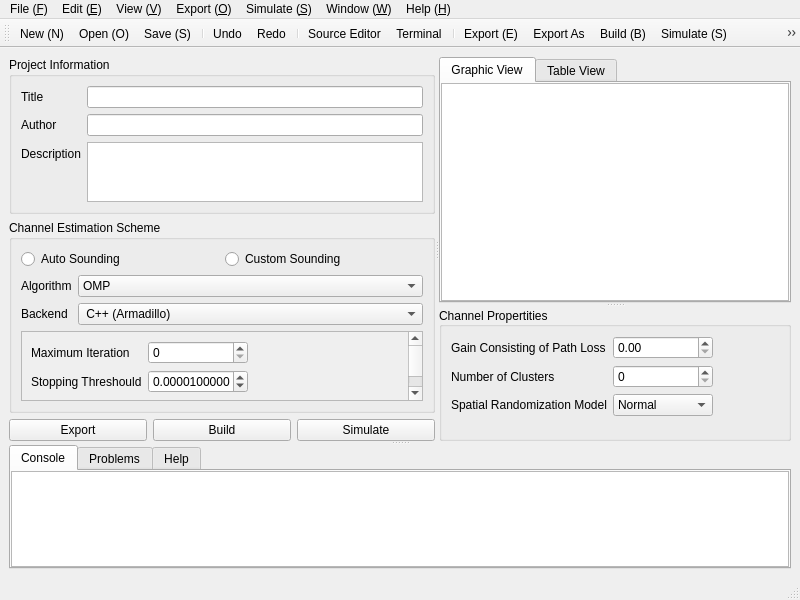
<?xml version="1.0" encoding="UTF-8"?>
<ui version="4.0">
 <class>MainWindow</class>
 <widget class="QMainWindow" name="MainWindow">
  <property name="geometry">
   <rect>
    <x>0</x>
    <y>0</y>
    <width>800</width>
    <height>600</height>
   </rect>
  </property>
  <property name="windowTitle">
   <string>mmCEsim</string>
  </property>
  <widget class="QWidget" name="centralwidget">
   <layout class="QGridLayout" name="gridLayout">
    <item row="0" column="0">
     <widget class="QSplitter" name="splitter">
      <property name="orientation">
       <enum>Qt::Vertical</enum>
      </property>
      <widget class="QSplitter" name="upper_splitter">
       <property name="orientation">
        <enum>Qt::Horizontal</enum>
       </property>
       <widget class="QWidget" name="formLayoutWidget">
        <layout class="QGridLayout" name="gridLayout_3">
         <item row="0" column="0" colspan="3">
          <widget class="QGroupBox" name="groupBox_2">
           <property name="maximumSize">
            <size>
             <width>16777215</width>
             <height>200</height>
            </size>
           </property>
           <property name="title">
            <string>Project Information</string>
           </property>
           <layout class="QFormLayout" name="formLayout">
            <item row="0" column="0">
             <widget class="QLabel" name="label_4">
              <property name="text">
               <string>Title</string>
              </property>
             </widget>
            </item>
            <item row="0" column="1">
             <widget class="QLineEdit" name="lineEdit">
              <property name="sizePolicy">
               <sizepolicy hsizetype="Expanding" vsizetype="Fixed">
                <horstretch>0</horstretch>
                <verstretch>0</verstretch>
               </sizepolicy>
              </property>
             </widget>
            </item>
            <item row="1" column="0">
             <widget class="QLabel" name="label_5">
              <property name="text">
               <string>Author</string>
              </property>
             </widget>
            </item>
            <item row="1" column="1">
             <widget class="QLineEdit" name="lineEdit_2">
              <property name="sizePolicy">
               <sizepolicy hsizetype="Expanding" vsizetype="Fixed">
                <horstretch>0</horstretch>
                <verstretch>0</verstretch>
               </sizepolicy>
              </property>
             </widget>
            </item>
            <item row="2" column="0">
             <widget class="QLabel" name="label_6">
              <property name="text">
               <string>Description</string>
              </property>
             </widget>
            </item>
            <item row="2" column="1">
             <widget class="QPlainTextEdit" name="plainTextEdit">
              <property name="sizePolicy">
               <sizepolicy hsizetype="Expanding" vsizetype="Expanding">
                <horstretch>0</horstretch>
                <verstretch>0</verstretch>
               </sizepolicy>
              </property>
              <property name="maximumSize">
               <size>
                <width>16777215</width>
                <height>60</height>
               </size>
              </property>
             </widget>
            </item>
           </layout>
          </widget>
         </item>
         <item row="1" column="0" colspan="3">
          <widget class="QGroupBox" name="groupBox_3">
           <property name="title">
            <string>Channel Estimation Scheme</string>
           </property>
           <layout class="QGridLayout" name="gridLayout_5">
            <item row="2" column="0" colspan="2">
             <widget class="QScrollArea" name="scrollArea">
              <property name="sizePolicy">
               <sizepolicy hsizetype="Preferred" vsizetype="Preferred">
                <horstretch>0</horstretch>
                <verstretch>0</verstretch>
               </sizepolicy>
              </property>
              <property name="widgetResizable">
               <bool>true</bool>
              </property>
              <widget class="QWidget" name="scrollAreaWidgetContents">
               <property name="geometry">
                <rect>
                 <x>0</x>
                 <y>0</y>
                 <width>270</width>
                 <height>102</height>
                </rect>
               </property>
               <layout class="QFormLayout" name="formLayout_4">
                <item row="0" column="0">
                 <widget class="QLabel" name="label_8">
                  <property name="text">
                   <string>Maximum Iteration</string>
                  </property>
                 </widget>
                </item>
                <item row="0" column="1">
                 <widget class="QSpinBox" name="spinBox">
                  <property name="minimumSize">
                   <size>
                    <width>100</width>
                    <height>0</height>
                   </size>
                  </property>
                  <property name="maximumSize">
                   <size>
                    <width>100</width>
                    <height>16777215</height>
                   </size>
                  </property>
                 </widget>
                </item>
                <item row="2" column="0">
                 <widget class="QLabel" name="label_9">
                  <property name="text">
                   <string>TextLabel</string>
                  </property>
                 </widget>
                </item>
                <item row="1" column="0">
                 <widget class="QLabel" name="label_10">
                  <property name="text">
                   <string>Stopping Threshould</string>
                  </property>
                 </widget>
                </item>
                <item row="1" column="1">
                 <widget class="QDoubleSpinBox" name="doubleSpinBox_2">
                  <property name="minimumSize">
                   <size>
                    <width>100</width>
                    <height>0</height>
                   </size>
                  </property>
                  <property name="maximumSize">
                   <size>
                    <width>100</width>
                    <height>16777215</height>
                   </size>
                  </property>
                  <property name="decimals">
                   <number>10</number>
                  </property>
                  <property name="value">
                   <double>0.000010000000000</double>
                  </property>
                 </widget>
                </item>
               </layout>
              </widget>
             </widget>
            </item>
            <item row="0" column="1">
             <widget class="QRadioButton" name="radioButton_2">
              <property name="text">
               <string>Custom Sounding</string>
              </property>
             </widget>
            </item>
            <item row="1" column="0" colspan="2">
             <layout class="QFormLayout" name="formLayout_3">
              <item row="0" column="0">
               <widget class="QLabel" name="label_7">
                <property name="text">
                 <string>Algorithm</string>
                </property>
               </widget>
              </item>
              <item row="0" column="1">
               <widget class="QComboBox" name="comboBox_2">
                <item>
                 <property name="text">
                  <string>OMP</string>
                 </property>
                </item>
                <item>
                 <property name="text">
                  <string>SBL</string>
                 </property>
                </item>
                <item>
                 <property name="text">
                  <string>OMPL-SBL</string>
                 </property>
                </item>
               </widget>
              </item>
              <item row="1" column="0">
               <widget class="QLabel" name="label_11">
                <property name="text">
                 <string>Backend</string>
                </property>
               </widget>
              </item>
              <item row="1" column="1">
               <widget class="QComboBox" name="comboBox_3">
                <item>
                 <property name="text">
                  <string> C++ (Armadillo)</string>
                 </property>
                </item>
                <item>
                 <property name="text">
                  <string>Python (NumPy)</string>
                 </property>
                </item>
                <item>
                 <property name="text">
                  <string>MATLAB</string>
                 </property>
                </item>
                <item>
                 <property name="text">
                  <string>Octave</string>
                 </property>
                </item>
               </widget>
              </item>
             </layout>
            </item>
            <item row="0" column="0">
             <widget class="QRadioButton" name="radioButton">
              <property name="text">
               <string>Auto Sounding</string>
              </property>
             </widget>
            </item>
           </layout>
          </widget>
         </item>
         <item row="2" column="2">
          <widget class="QPushButton" name="pushButton_2">
           <property name="maximumSize">
            <size>
             <width>200</width>
             <height>16777215</height>
            </size>
           </property>
           <property name="text">
            <string>Simulate</string>
           </property>
           <property name="icon">
            <iconset resource="resources/icon.qrc">
             <normaloff>:/fig/icon/Simulate.svg</normaloff>:/fig/icon/Simulate.svg</iconset>
           </property>
          </widget>
         </item>
         <item row="2" column="0">
          <widget class="QPushButton" name="pushButton">
           <property name="maximumSize">
            <size>
             <width>200</width>
             <height>16777215</height>
            </size>
           </property>
           <property name="text">
            <string>Export</string>
           </property>
           <property name="icon">
            <iconset resource="resources/icon.qrc">
             <normaloff>:/fig/icon/ExportScript.svg</normaloff>:/fig/icon/ExportScript.svg</iconset>
           </property>
          </widget>
         </item>
         <item row="2" column="1">
          <widget class="QPushButton" name="pushButton_3">
           <property name="maximumSize">
            <size>
             <width>200</width>
             <height>16777215</height>
            </size>
           </property>
           <property name="text">
            <string>Build</string>
           </property>
           <property name="icon">
            <iconset resource="resources/icon.qrc">
             <normaloff>:/fig/icon/BuildSolution.svg</normaloff>:/fig/icon/BuildSolution.svg</iconset>
           </property>
          </widget>
         </item>
        </layout>
       </widget>
       <widget class="QSplitter" name="right_splitter">
        <property name="orientation">
         <enum>Qt::Vertical</enum>
        </property>
        <widget class="QTabWidget" name="tabWidget_2">
         <property name="sizePolicy">
          <sizepolicy hsizetype="MinimumExpanding" vsizetype="MinimumExpanding">
           <horstretch>0</horstretch>
           <verstretch>0</verstretch>
          </sizepolicy>
         </property>
         <property name="currentIndex">
          <number>0</number>
         </property>
         <widget class="QWidget" name="tab_3">
          <attribute name="title">
           <string>Graphic View</string>
          </attribute>
          <layout class="QGridLayout" name="gridLayout_2">
           <property name="leftMargin">
            <number>0</number>
           </property>
           <property name="topMargin">
            <number>0</number>
           </property>
           <property name="rightMargin">
            <number>0</number>
           </property>
           <property name="bottomMargin">
            <number>0</number>
           </property>
           <item row="0" column="0">
            <widget class="QGraphicsView" name="graphicsView">
             <property name="sizePolicy">
              <sizepolicy hsizetype="Preferred" vsizetype="Preferred">
               <horstretch>0</horstretch>
               <verstretch>0</verstretch>
              </sizepolicy>
             </property>
            </widget>
           </item>
          </layout>
         </widget>
         <widget class="QWidget" name="tab_4">
          <attribute name="title">
           <string>Table View</string>
          </attribute>
          <layout class="QGridLayout" name="gridLayout_4">
           <property name="leftMargin">
            <number>0</number>
           </property>
           <property name="topMargin">
            <number>0</number>
           </property>
           <property name="rightMargin">
            <number>0</number>
           </property>
           <property name="bottomMargin">
            <number>0</number>
           </property>
           <item row="0" column="0">
            <widget class="QTableWidget" name="tableWidget"/>
           </item>
          </layout>
         </widget>
        </widget>
        <widget class="QGroupBox" name="groupBox">
         <property name="sizePolicy">
          <sizepolicy hsizetype="Preferred" vsizetype="Preferred">
           <horstretch>0</horstretch>
           <verstretch>0</verstretch>
          </sizepolicy>
         </property>
         <property name="minimumSize">
          <size>
           <width>0</width>
           <height>120</height>
          </size>
         </property>
         <property name="title">
          <string>Channel Propertities</string>
         </property>
         <property name="alignment">
          <set>Qt::AlignLeading|Qt::AlignLeft|Qt::AlignVCenter</set>
         </property>
         <layout class="QFormLayout" name="formLayout_2">
          <item row="0" column="0">
           <widget class="QLabel" name="label">
            <property name="text">
             <string>Gain Consisting of Path Loss</string>
            </property>
           </widget>
          </item>
          <item row="0" column="1">
           <widget class="QDoubleSpinBox" name="doubleSpinBox">
            <property name="minimumSize">
             <size>
              <width>100</width>
              <height>0</height>
             </size>
            </property>
            <property name="maximumSize">
             <size>
              <width>100</width>
              <height>16777215</height>
             </size>
            </property>
           </widget>
          </item>
          <item row="1" column="0">
           <widget class="QLabel" name="label_2">
            <property name="text">
             <string>Number of Clusters</string>
            </property>
           </widget>
          </item>
          <item row="1" column="1">
           <widget class="QSpinBox" name="spinBox_2">
            <property name="minimumSize">
             <size>
              <width>100</width>
              <height>0</height>
             </size>
            </property>
            <property name="maximumSize">
             <size>
              <width>100</width>
              <height>16777215</height>
             </size>
            </property>
           </widget>
          </item>
          <item row="2" column="0">
           <widget class="QLabel" name="label_3">
            <property name="text">
             <string>Spatial Randomization Model</string>
            </property>
           </widget>
          </item>
          <item row="2" column="1">
           <widget class="QComboBox" name="comboBox">
            <property name="maximumSize">
             <size>
              <width>100</width>
              <height>16777215</height>
             </size>
            </property>
            <item>
             <property name="text">
              <string>Normal</string>
             </property>
            </item>
            <item>
             <property name="text">
              <string>Uniform</string>
             </property>
            </item>
           </widget>
          </item>
         </layout>
        </widget>
       </widget>
      </widget>
      <widget class="QWidget" name="verticalLayoutWidget">
       <layout class="QVBoxLayout" name="lower_layout">
        <item>
         <widget class="QTabWidget" name="tabWidget">
          <property name="currentIndex">
           <number>0</number>
          </property>
          <widget class="QWidget" name="tab_console">
           <attribute name="title">
            <string>Console</string>
           </attribute>
           <layout class="QHBoxLayout" name="horizontalLayout">
            <property name="leftMargin">
             <number>0</number>
            </property>
            <property name="topMargin">
             <number>0</number>
            </property>
            <property name="rightMargin">
             <number>0</number>
            </property>
            <property name="bottomMargin">
             <number>0</number>
            </property>
            <item>
             <widget class="QTextEdit" name="textEdit"/>
            </item>
           </layout>
          </widget>
          <widget class="QWidget" name="tab_problems">
           <attribute name="title">
            <string>Problems</string>
           </attribute>
           <layout class="QHBoxLayout" name="horizontalLayout_2">
            <property name="leftMargin">
             <number>0</number>
            </property>
            <property name="topMargin">
             <number>0</number>
            </property>
            <property name="rightMargin">
             <number>0</number>
            </property>
            <property name="bottomMargin">
             <number>0</number>
            </property>
            <item>
             <widget class="QTableView" name="tableView"/>
            </item>
           </layout>
          </widget>
          <widget class="QWidget" name="tab_help">
           <attribute name="title">
            <string>Help</string>
           </attribute>
          </widget>
         </widget>
        </item>
       </layout>
      </widget>
     </widget>
    </item>
   </layout>
  </widget>
  <widget class="QMenuBar" name="menubar">
   <property name="geometry">
    <rect>
     <x>0</x>
     <y>0</y>
     <width>800</width>
     <height>22</height>
    </rect>
   </property>
   <widget class="QMenu" name="menuFile_F">
    <property name="title">
     <string>File (&amp;F)</string>
    </property>
    <addaction name="actionNew_N"/>
    <addaction name="actionOpen_O"/>
    <addaction name="actionSave_S"/>
    <addaction name="actionSave_As_A"/>
    <addaction name="separator"/>
    <addaction name="actionClose_X"/>
    <addaction name="actionExit_E"/>
    <addaction name="separator"/>
    <addaction name="actionSettings"/>
    <addaction name="actionAbout"/>
   </widget>
   <widget class="QMenu" name="menuEdit_E">
    <property name="title">
     <string>Edit (&amp;E)</string>
    </property>
    <addaction name="actionUndo"/>
    <addaction name="actionRedo"/>
   </widget>
   <widget class="QMenu" name="menuView_V">
    <property name="title">
     <string>View (&amp;V)</string>
    </property>
    <addaction name="actionSource_Editor"/>
    <addaction name="actionTerminal"/>
   </widget>
   <widget class="QMenu" name="menuExport_O">
    <property name="title">
     <string>Export (&amp;O)</string>
    </property>
    <addaction name="actionExport_E"/>
    <addaction name="actionExport_As"/>
   </widget>
   <widget class="QMenu" name="menuSimulate_S">
    <property name="title">
     <string>Simulate (&amp;S)</string>
    </property>
    <addaction name="actionBuild_B"/>
    <addaction name="actionSimulate_S"/>
    <addaction name="actionDebug"/>
    <addaction name="separator"/>
    <addaction name="actionShow_Report"/>
   </widget>
   <widget class="QMenu" name="menuWindow_W">
    <property name="title">
     <string>Window (&amp;W)</string>
    </property>
    <addaction name="actionWelcome_Screen"/>
   </widget>
   <widget class="QMenu" name="menuHelp_H">
    <property name="title">
     <string>Help (&amp;H)</string>
    </property>
    <addaction name="actionHelp_H"/>
    <addaction name="actionUser_Guide"/>
    <addaction name="actionOnline_Documentation"/>
    <addaction name="separator"/>
    <addaction name="actionWebsite"/>
    <addaction name="actionGitHub"/>
    <addaction name="actionBlog"/>
    <addaction name="actionWeb_App"/>
   </widget>
   <addaction name="menuFile_F"/>
   <addaction name="menuEdit_E"/>
   <addaction name="menuView_V"/>
   <addaction name="menuExport_O"/>
   <addaction name="menuSimulate_S"/>
   <addaction name="menuWindow_W"/>
   <addaction name="menuHelp_H"/>
  </widget>
  <widget class="QStatusBar" name="statusbar"/>
  <widget class="QToolBar" name="toolBar">
   <property name="windowTitle">
    <string>toolBar</string>
   </property>
   <attribute name="toolBarArea">
    <enum>TopToolBarArea</enum>
   </attribute>
   <attribute name="toolBarBreak">
    <bool>false</bool>
   </attribute>
   <addaction name="actionNew_N"/>
   <addaction name="actionOpen_O"/>
   <addaction name="actionSave_S"/>
   <addaction name="separator"/>
   <addaction name="actionUndo"/>
   <addaction name="actionRedo"/>
   <addaction name="separator"/>
   <addaction name="actionSource_Editor"/>
   <addaction name="actionTerminal"/>
   <addaction name="separator"/>
   <addaction name="actionExport_E"/>
   <addaction name="actionExport_As"/>
   <addaction name="actionBuild_B"/>
   <addaction name="actionSimulate_S"/>
   <addaction name="actionDebug"/>
   <addaction name="actionShow_Report"/>
   <addaction name="separator"/>
   <addaction name="actionHelp_H"/>
   <addaction name="actionWeb_App"/>
   <addaction name="actionUser_Guide"/>
  </widget>
  <action name="actionNew_N">
   <property name="icon">
    <iconset resource="resources/icon.qrc">
     <normaloff>:/fig/icon/NewDocument.svg</normaloff>:/fig/icon/NewDocument.svg</iconset>
   </property>
   <property name="text">
    <string>New (&amp;N)</string>
   </property>
   <property name="shortcut">
    <string>Ctrl+N</string>
   </property>
  </action>
  <action name="actionOpen_O">
   <property name="icon">
    <iconset resource="resources/icon.qrc">
     <normaloff>:/fig/icon/OpenFile.svg</normaloff>:/fig/icon/OpenFile.svg</iconset>
   </property>
   <property name="text">
    <string>Open (&amp;O)</string>
   </property>
   <property name="shortcut">
    <string>Ctrl+O</string>
   </property>
  </action>
  <action name="actionSave_S">
   <property name="icon">
    <iconset resource="resources/icon.qrc">
     <normaloff>:/fig/icon/Save.svg</normaloff>:/fig/icon/Save.svg</iconset>
   </property>
   <property name="text">
    <string>Save (&amp;S)</string>
   </property>
   <property name="shortcut">
    <string>Ctrl+S</string>
   </property>
  </action>
  <action name="actionSave_As_A">
   <property name="icon">
    <iconset resource="resources/icon.qrc">
     <normaloff>:/fig/icon/SaveAs.svg</normaloff>:/fig/icon/SaveAs.svg</iconset>
   </property>
   <property name="text">
    <string>Save As (&amp;A)</string>
   </property>
  </action>
  <action name="actionClose_X">
   <property name="icon">
    <iconset resource="resources/icon.qrc">
     <normaloff>:/fig/icon/CloseDocument.svg</normaloff>:/fig/icon/CloseDocument.svg</iconset>
   </property>
   <property name="text">
    <string>Close (&amp;X)</string>
   </property>
  </action>
  <action name="actionExit_E">
   <property name="text">
    <string>Exit (&amp;E)</string>
   </property>
   <property name="shortcut">
    <string>Ctrl+Q</string>
   </property>
  </action>
  <action name="actionUndo">
   <property name="icon">
    <iconset resource="resources/icon.qrc">
     <normaloff>:/fig/icon/Undo.svg</normaloff>:/fig/icon/Undo.svg</iconset>
   </property>
   <property name="text">
    <string>Undo</string>
   </property>
   <property name="shortcut">
    <string>Ctrl+Z</string>
   </property>
  </action>
  <action name="actionRedo">
   <property name="icon">
    <iconset resource="resources/icon.qrc">
     <normaloff>:/fig/icon/Redo.svg</normaloff>:/fig/icon/Redo.svg</iconset>
   </property>
   <property name="text">
    <string>Redo</string>
   </property>
   <property name="shortcut">
    <string>Ctrl+Shift+Z</string>
   </property>
  </action>
  <action name="actionSource_Editor">
   <property name="checkable">
    <bool>true</bool>
   </property>
   <property name="icon">
    <iconset resource="resources/icon.qrc">
     <normaloff>:/fig/icon/Editor.svg</normaloff>:/fig/icon/Editor.svg</iconset>
   </property>
   <property name="text">
    <string>Source Editor</string>
   </property>
  </action>
  <action name="actionSettings">
   <property name="icon">
    <iconset resource="resources/icon.qrc">
     <normaloff>:/fig/icon/Settings.svg</normaloff>:/fig/icon/Settings.svg</iconset>
   </property>
   <property name="text">
    <string>Settings</string>
   </property>
   <property name="shortcut">
    <string>Ctrl+,</string>
   </property>
  </action>
  <action name="actionTerminal">
   <property name="checkable">
    <bool>true</bool>
   </property>
   <property name="icon">
    <iconset resource="resources/icon.qrc">
     <normaloff>:/fig/icon/Console.svg</normaloff>:/fig/icon/Console.svg</iconset>
   </property>
   <property name="text">
    <string>Terminal</string>
   </property>
  </action>
  <action name="actionExport_E">
   <property name="icon">
    <iconset resource="resources/icon.qrc">
     <normaloff>:/fig/icon/ExportScript.svg</normaloff>:/fig/icon/ExportScript.svg</iconset>
   </property>
   <property name="text">
    <string>Export (&amp;E)</string>
   </property>
   <property name="shortcut">
    <string>Ctrl+E</string>
   </property>
  </action>
  <action name="actionExport_As">
   <property name="icon">
    <iconset resource="resources/icon.qrc">
     <normaloff>:/fig/icon/ExportFilter.svg</normaloff>:/fig/icon/ExportFilter.svg</iconset>
   </property>
   <property name="text">
    <string>Export As</string>
   </property>
   <property name="shortcut">
    <string>Ctrl+Shift+E</string>
   </property>
  </action>
  <action name="actionSimulate_S">
   <property name="icon">
    <iconset resource="resources/icon.qrc">
     <normaloff>:/fig/icon/Simulate.svg</normaloff>:/fig/icon/Simulate.svg</iconset>
   </property>
   <property name="text">
    <string>Simulate (&amp;S)</string>
   </property>
   <property name="shortcut">
    <string>Ctrl+R</string>
   </property>
  </action>
  <action name="actionBuild_B">
   <property name="icon">
    <iconset resource="resources/icon.qrc">
     <normaloff>:/fig/icon/BuildSolution.svg</normaloff>:/fig/icon/BuildSolution.svg</iconset>
   </property>
   <property name="text">
    <string>Build (&amp;B)</string>
   </property>
   <property name="shortcut">
    <string>Ctrl+B</string>
   </property>
  </action>
  <action name="actionDebug">
   <property name="icon">
    <iconset resource="resources/icon.qrc">
     <normaloff>:/fig/icon/DebugSelection.svg</normaloff>:/fig/icon/DebugSelection.svg</iconset>
   </property>
   <property name="text">
    <string>Debug</string>
   </property>
  </action>
  <action name="actionWelcome_Screen">
   <property name="icon">
    <iconset resource="resources/icon.qrc">
     <normaloff>:/fig/icon/WelcomeUserGuide.svg</normaloff>:/fig/icon/WelcomeUserGuide.svg</iconset>
   </property>
   <property name="text">
    <string>Welcome Screen</string>
   </property>
  </action>
  <action name="actionHelp_H">
   <property name="icon">
    <iconset resource="resources/icon.qrc">
     <normaloff>:/fig/icon/F1Help.svg</normaloff>:/fig/icon/F1Help.svg</iconset>
   </property>
   <property name="text">
    <string>Help (&amp;H)</string>
   </property>
   <property name="shortcut">
    <string>Ctrl+H</string>
   </property>
  </action>
  <action name="actionUser_Guide">
   <property name="icon">
    <iconset resource="resources/icon.qrc">
     <normaloff>:/fig/icon/OpenAttachment.svg</normaloff>:/fig/icon/OpenAttachment.svg</iconset>
   </property>
   <property name="text">
    <string>User Guide</string>
   </property>
  </action>
  <action name="actionOnline_Documentation">
   <property name="icon">
    <iconset resource="resources/icon.qrc">
     <normaloff>:/fig/icon/WelcomeWebTutorial.svg</normaloff>:/fig/icon/WelcomeWebTutorial.svg</iconset>
   </property>
   <property name="text">
    <string>Online Documentation</string>
   </property>
  </action>
  <action name="actionGitHub">
   <property name="icon">
    <iconset resource="resources/icon.qrc">
     <normaloff>:/fig/icon/GitHub.svg</normaloff>:/fig/icon/GitHub.svg</iconset>
   </property>
   <property name="text">
    <string>GitHub</string>
   </property>
  </action>
  <action name="actionBlog">
   <property name="icon">
    <iconset resource="resources/icon.qrc">
     <normaloff>:/fig/icon/WebURL.svg</normaloff>:/fig/icon/WebURL.svg</iconset>
   </property>
   <property name="text">
    <string>Blog</string>
   </property>
  </action>
  <action name="actionWebsite">
   <property name="icon">
    <iconset resource="resources/icon.qrc">
     <normaloff>:/fig/icon/WelcomeWebOnline.svg</normaloff>:/fig/icon/WelcomeWebOnline.svg</iconset>
   </property>
   <property name="text">
    <string>Website</string>
   </property>
  </action>
  <action name="actionAbout">
   <property name="text">
    <string>About</string>
   </property>
  </action>
  <action name="actionShow_Report">
   <property name="icon">
    <iconset resource="resources/icon.qrc">
     <normaloff>:/fig/icon/Report.svg</normaloff>:/fig/icon/Report.svg</iconset>
   </property>
   <property name="text">
    <string>Show Report</string>
   </property>
  </action>
  <action name="actionWeb_App">
   <property name="icon">
    <iconset resource="resources/icon.qrc">
     <normaloff>:/fig/icon/WebApplication.svg</normaloff>:/fig/icon/WebApplication.svg</iconset>
   </property>
   <property name="text">
    <string>Web App</string>
   </property>
  </action>
 </widget>
 <resources>
  <include location="resources/icon.qrc"/>
 </resources>
 <connections/>
</ui>
